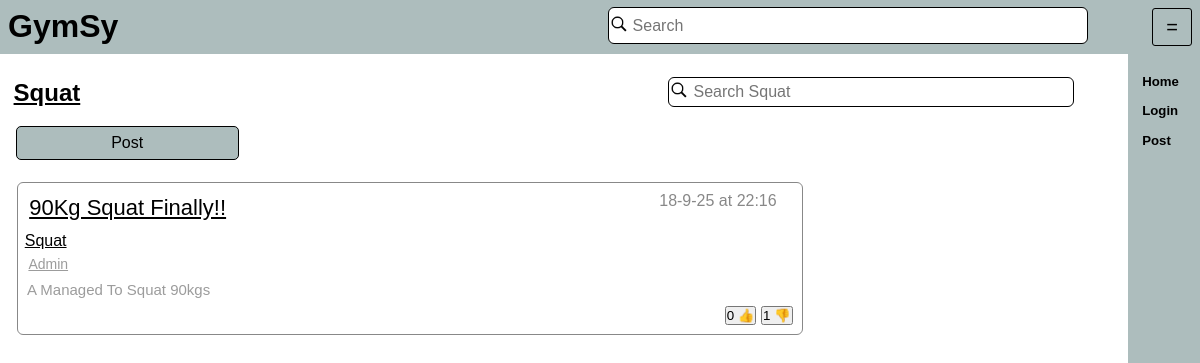
Page /exercise/2 on the earlier database version.
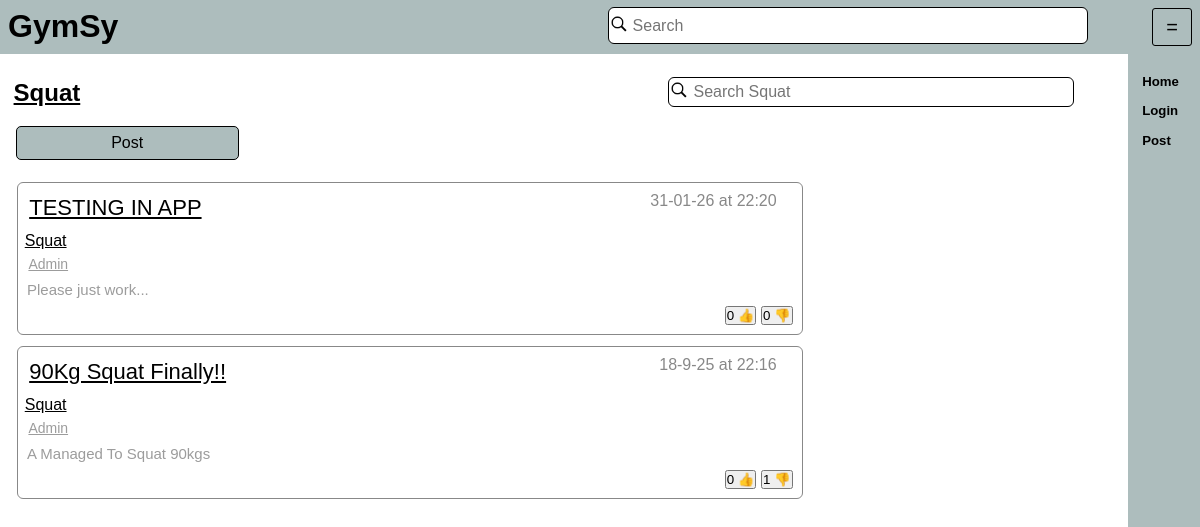
Same page on the later database version.
### tables this page shows
CREATE TABLE "Excersise" (
	"ExcersiseID"	INTEGER UNIQUE,
	"MuscleID"	INTEGER,
	"ExcersiseName"	TEXT,
	PRIMARY KEY("ExcersiseID"),
	FOREIGN KEY("MuscleID") REFERENCES "MuscleGroup"("MuscleID")
);

CREATE TABLE "Post" (
	"PostID"	INTEGER UNIQUE,
	"PostContent"	TEXT,
	"ExcersiseID"	INTEGER,
	"AccountID"	INTEGER,
	"Title"	TEXT,
	"Date"	TEXT,
	"Time"	TEXT,
	"Parent"	INTEGER,
	PRIMARY KEY("PostID"),
	FOREIGN KEY("AccountID") REFERENCES "Account"("AccountID"),
	FOREIGN KEY("ExcersiseID") REFERENCES "Excersise"("ExcersiseID")
);

### app.py (the view)
@app.route("/exercise/<ExId>")
def ShowExersise(ExId):
    Id = cache.get("id")
    if Id == None:
        Id = 0
        cache.set("id",0)
    return render_template("excersise.html",ID = Id,
                            ExcersiseData= DatabaseHandler.GetExcersiseData(ExId),
                            Data = DatabaseHandler.GetPostsFromExcersise(ExId)
                            )

### Database/DatabaseHandler.py (called while the page is built)
def GetPostsFromExcersise(ID: int):
    with sqlite3.connect("Database/GymsyDatabase.db") as Connection:
        Cursor = Connection.cursor()
        Result = Cursor.execute(SqlCommands.GetPostsFromExcersiseID.ReturnQuery([ID,ID])).fetchall()
        return Result
    pass

def GetExcersiseData(ExcersiseID: int):
    with sqlite3.connect("Database/GymsyDatabase.db") as Connection:
        Cursor = Connection.cursor()
        Results = Cursor.execute(SqlCommands.GetExcersiseData.ReturnQuery(ExcersiseID)).fetchone()
        return Results
    return 0

### Database/SqlCommands.py (called while the page is built)
    def ReturnQuery(self,NewContent: list = []):
        if type(NewContent) != list:
            NewContent = [NewContent]
        if len(NewContent) == len(self.Additions):
            return self.Query.format(*NewContent)
        else:
            print(NewContent, self.Additions)
            return "ERROR building Query"

### app.py (called while the page is built)
@app.after_request
def after_request(response):
    response.headers["Cache-Control"] = "no-cache, no-store, must-revalidate,public, max-age=0"
    response.headers['X-UA-Compatible'] = 'IE=Edge,chrome=1'
    response.cache_control.max_age = 0
    return response

### templates/excersise.html (shortened to what this page needs)
{% extends 'index.html' %}
{% block content %}
<div style = "display:flex;flex-direction: row;width: 100%;justify-content: space-between; ">
<h2 style="width: 40%">
{{ExcersiseData[2]}}
</h2>
    <div style="width: 90%;height: 80%;padding-left:40% ">
        <form action = "/exercise/{{ExcersiseData[0]}}/search" style="display: inline-flex; align-items:center;width:90%;height: 80%;background-color: #FFFFFF; flex-direction: row" class = "searchBar" >
            <label for="Search" style="width: 20px">
                <img draggable="false" style="width: 100%;"
                     class="Search"
                     src = "{{url_for('static', filename='images/search_icon.png')}}" alt=""
                >
            </label>
            <input class="Search"
                   type="text"
                   id="Search" name="Search"
                   placeholder="Search {{ExcersiseData[2]}}"
                   VALUE="{{ExSearchInput | default('')}}"
            >
        </form>
    </div>
</div>
<div style = "width: 20%; margin-left: 0.5%;">
    <button onclick="location.href='/newpost/{{ExcersiseData[0]}}'" style = "width: 100%; height:100%; margin-left: 2%; padding: 7px; font-size: 16px" class = "CreateExcerise">Post</button>
</div>
<div>
	{%for data in Data%}
<div class = "post" onclick="RedirectTo('/post/{{data[0]}}')">
    <div class = "title">
        <a class = "PostTitle" href = "/post/{{data[0]}}">{{data[1]}}</a>
        <p style="margin-left: auto; margin-top: 0;color: #888888">{{data[9]}} at {{data[8]}}</p>
    </div>
    <a class = "ExcersiseTitleText" href = "/exercise/{{data[3]}}">{{data[6]}}</a>
    <div>
        <a class = "postUsername" href = "/users/{{data[7]}}">{{data[7]}}</a>
    </div>
	{% if data[2]|length > 0 %}
    <div>
        <p class="description">{{data[2]}}
        </p>
	</div>
	{%endif%}
    <div class = "likeBar">
         <button class = "likeButton" id="Like:{{data[0]}}"
                            onclick={%if ID == 0 %} "OpenPopUp('popUp');ChildClicked();" {%else%} "SendLike({{ID}}, 1,{{data[0]}});updateLikes('{{data[0]}}');ChildClicked();" {%endif%} >
        {{data[4]}}&nbsp👍</button>
        <button class = "likeButton" id="Dislike:{{data[0]}}"
                onclick= {%if ID == 0 %} "OpenPopUp('popUp');ChildClicked();" {%else%} "SendLike({{ID}}, -1,{{data[0]}}); updateLikes('{{data[0]}}');ChildClicked();" {%endif%} >
        {{data[5]}}&nbsp👎</button>
    </div>
</div>
	{%endfor%}
	</div>
{% endblock %}

### templates/Index.html (shortened to what this page needs)
<!DOCTYPE html>
<html lang="en">
<head>
	<link href="https://cdn.jsdelivr.net/npm/tom-select@2.4.3/dist/css/tom-select.css" rel="stylesheet">
    <link rel="stylesheet" href="{{url_for('static', filename='styles/Style.css')}}" />
</head>
<header>
    <h1> <a href="/home" style=" color: #000000; text-decoration: none;  ">
        GymSy
    </a>
	</h1>
    <div style="width: 90%;height: 80%;padding-left:40% ">
        <form action = "/search" style="display: inline-flex; align-items:center;width:90%;height: 80%;background-color: #FFFFFF; flex-direction: row" class = "searchBar" >
            <label for="Search" style="width: 20px">
                <img draggable="false" style="width: 100%;"
                     class="Search"
                     src = "{{url_for('static', filename='images/search_icon.png')}}" alt=""
                >
            </label>
            <input class="Search"
                   type="text"
                   id="Search" name="Search"
                   placeholder="Search"
                   VALUE="{{SearchInput | default('')}}"
            >
        </form>
    </div>
	<h1>
        <button class = "cornerButton" onclick="SwapBar()">
            <large>=</large>
        </button>
    </h1>
</header>
<body class="body">
<main id = "Main">
{% block content %}{% endblock %}
</main>
<div class="sidebar" id = "SideBar">
    <Sidebar>
		<h1>
	<a class = "sideBarButton" href="/home">Home</a>
	</h1>
	{%if ID| default(0) == 0%}
        <h1>
	<a class = "sideBarButton" href="/login">Login</a>
        </h1>
        <h1>
        <a class = "sideBarButton" onclick="OpenPopUp('popUp');" href="javascript:void(0);"> Post </a>
        </h1>
	{%endif%}
    </Sidebar>
</div>
</body>
</html>

### templates/static/styles/Style.css (style rules this page uses)
html { font-size: 16px; margin: 0; height: 100%; font-family: Helvetica, Arial, sans-serif; overflow-x:hidden; }
header { position: fixed; padding-top: 0; top: 0; min-height: 5%; background-color: #adbdbd ; height: 54px; display: flex; justify-content: space-between; width: 100%; margin: 0 auto 0 auto; }
body { overflow-x:hidden; margin: 0; background-color: #FFFFFF; height: 100%; display: flex; }
sidebar { display: block; padding: 0.4%; right: 0; top:5%; height: 100%; font-size: min(1.3vmax,17px); }
.sidebar { position: fixed; background-color: #adbdbd ; top:53px; right: 0; width: 5%; margin-left:auto ; height: 100%; display:var(--Display,block); transform-origin:right center; animation-fill-mode:forwards; }
main { display: flex; flex-direction: column; width: 93%; margin: 65px 0 0; }
h1 { margin: 0.5rem; display: flex; color: #000000; }
h2 { text-decoration: underline; margin: 0.5rem; }
p { margin: 1rem; color: #000000; display: flex; }
div { padding: 0.5% 0.5% 0.5% 0.5%; }
button.cornerButton { width: 40px; background-color: #adbdbd; border: thin solid #000000; border-radius: 3px; }
large { font-size: 20px }
form { margin: 2rem; color: #000000; display: block; }
button.CreateExcerise { background-color: #adbdbd; border: 1px solid #000000; border-radius: 5px; width:max(10%,80px); Height:75%; font-size: 0.75rem; font-weight: normal; cursor: pointer; }
input { border-radius: 3px; border-style: solid; border-width: 1px; font-size: 20px; display: block; margin: 0.5rem 0.5rem 0.5rem 0; width: 40%; outline: None; border-color: #000000; color: #000000; padding: 4px; }
div.post { display: flex; flex-direction: column; width: 70%; min-height: 1%; height: auto; border: thin solid #888888; border-radius: 6px; margin: 1%; text-overflow: revert; word-break: break-all; }
div.likeBar { margin-top: auto; margin-left: auto; }
a.ExcersiseTitleText { color: #000000; width: auto; font-size: min(1.8vmax,16px); text-decoration: underline; text-transform: capitalize; padding: 0.1em; }
a.PostTitle { color: #000000; width: auto; text-decoration: none; text-transform: capitalize; font-size: min(2.2vmax,22px); text-decoration: underline; padding: 0.1em; }
a.postUsername { margin-top: 1%; width: 70%; font-size: 14px; text-decoration: underline; text-transform: capitalize; color: #9c9c9c; padding: 0.1em; }
button.likeButton { padding: 0; }
div.title { display: flex; flex-direction: row; text-overflow: ellipsis; width: auto; margin-bottom: 0; }
p.description { margin: 0; color: #9c9c9c; font-size: min(1.3vmax,15px); display: -webkit-box; max-width: 99%; -webkit-line-clamp: 3; -webkit-box-orient: vertical; overflow: hidden; }
a.sideBarButton { display: block; padding: 0; border: none; background: none; color: #000000; text-decoration: none; font-size: min(20px,1.1vmax); margin-top: 0.5em; }
input.Search { width: 88%; border: none; display:inline-block; margin: 0;font-size: 16px;height: 65%; }
img { user-drag: none; user-select: none; -moz-user-select: none; -webkit-user-drag: none; -webkit-user-select: none; -ms-user-select: none; }
form.searchBar { border-color: #000000; border-style: solid; border-radius: 6px; border-width: thin; margin: 0.25%; }

Differences in the rows shown:
added Post: Title "TESTING IN APP", Date "31-01-26", Time "22:20", data "Squat", data "Admin", PostContent "Please just work...", Parent "0"
